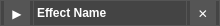
<?xml version="1.0" encoding="UTF-8"?>
<ui version="4.0">
 <class>EffectTabHeader</class>
 <widget class="QWidget" name="EffectTabHeader">
  <property name="geometry">
   <rect>
    <x>0</x>
    <y>0</y>
    <width>220</width>
    <height>30</height>
   </rect>
  </property>
  <property name="sizePolicy">
   <sizepolicy hsizetype="Fixed" vsizetype="Minimum">
    <horstretch>0</horstretch>
    <verstretch>0</verstretch>
   </sizepolicy>
  </property>
  <property name="minimumSize">
   <size>
    <width>220</width>
    <height>30</height>
   </size>
  </property>
  <property name="maximumSize">
   <size>
    <width>220</width>
    <height>35</height>
   </size>
  </property>
  <property name="styleSheet">
   <string notr="true">background-color: #444; color: white; border: 1px solid #555;</string>
  </property>
  <layout class="QHBoxLayout" name="horizontalLayout" stretch="0,1,0">
   <property name="sizeConstraint">
    <enum>QLayout::SetMinAndMaxSize</enum>
   </property>
   <property name="leftMargin">
    <number>4</number>
   </property>
   <property name="topMargin">
    <number>0</number>
   </property>
   <property name="rightMargin">
    <number>4</number>
   </property>
   <property name="bottomMargin">
    <number>0</number>
   </property>
   <property name="spacing">
    <number>3</number>
   </property>
   <item>
    <widget class="QToolButton" name="startStopButton">
     <property name="minimumSize">
      <size>
       <width>26</width>
       <height>26</height>
      </size>
     </property>
     <property name="maximumSize">
      <size>
       <width>26</width>
       <height>26</height>
      </size>
     </property>
     <property name="toolTip">
      <string>Start/Stop Effect</string>
     </property>
     <property name="styleSheet">
      <string notr="true">background-color: #555; color: white;</string>
     </property>
     <property name="text">
      <string notr="true">▶</string>
     </property>
     <property name="checkable">
      <bool>true</bool>
     </property>
    </widget>
   </item>
   <item>
    <widget class="QLabel" name="effectNameLabel">
     <property name="sizePolicy">
      <sizepolicy hsizetype="Ignored" vsizetype="Preferred">
       <horstretch>0</horstretch>
       <verstretch>0</verstretch>
      </sizepolicy>
     </property>
     <property name="minimumSize">
      <size>
       <width>0</width>
       <height>26</height>
      </size>
     </property>
     <property name="font">
      <font>
       <weight>75</weight>
       <bold>true</bold>
      </font>
     </property>
     <property name="styleSheet">
      <string notr="true">color: white;</string>
     </property>
     <property name="text">
      <string notr="true">Effect Name</string>
     </property>
     <property name="alignment">
      <set>Qt::AlignLeading|Qt::AlignLeft|Qt::AlignVCenter</set>
     </property>
     <property name="wordWrap">
      <bool>true</bool>
     </property>
    </widget>
   </item>
   <item>
    <widget class="QToolButton" name="closeButton">
     <property name="minimumSize">
      <size>
       <width>26</width>
       <height>26</height>
      </size>
     </property>
     <property name="maximumSize">
      <size>
       <width>26</width>
       <height>26</height>
      </size>
     </property>
     <property name="toolTip">
      <string>Remove effect</string>
     </property>
     <property name="styleSheet">
      <string notr="true">background-color: #555; color: white;</string>
     </property>
     <property name="text">
      <string notr="true">✕</string>
     </property>
    </widget>
   </item>
  </layout>
 </widget>
 <resources/>
 <connections/>
</ui>
